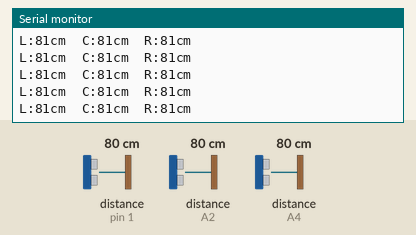
This sketch was run on a simulated Arduino Uno, built with avr-gcc and run on an emulated ATmega328P. Shown: the last lines printed to the serial monitor. The inputs (shaded band) are chosen by the test bench; at power-on: distance to the obstacle (sensors on pin 1, A2, A4) 80 cm. The echo pulse lasts 58.3 µs per cm.

Above: at 1.2 s.
1.3 s: distance to the obstacle (sensor on pin 1) set to 35 cm
At 1.48 s:
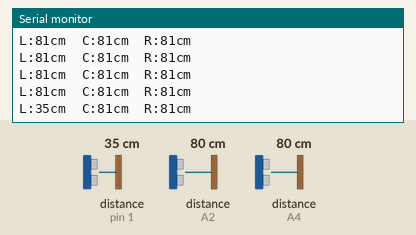
4.3 s: distance to the obstacle (sensor on A2) set to 120 cm
At 4.43 s:
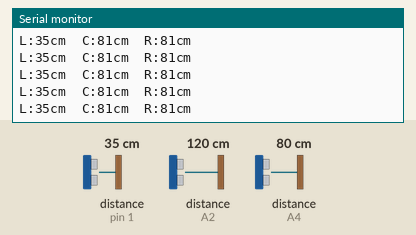
7.3 s: distance to the obstacle (sensor on A4) set to 2 cm
At 7.42 s:
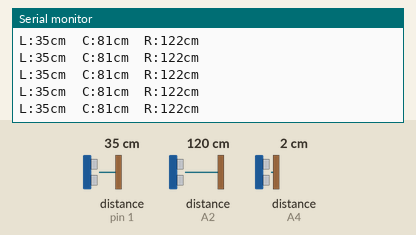
8.8 s: distance to the obstacle (sensor on pin 1) set to 9 cm
At 8.87 s:
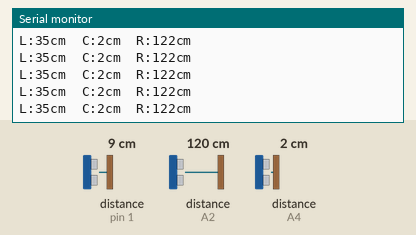
11.8 s: distance to the obstacle (sensor on A4) set to 120 cm
At 11.92 s:
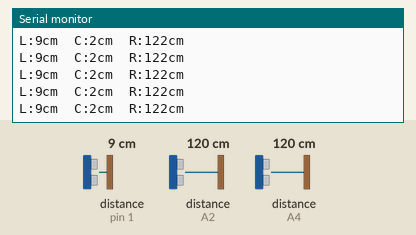
14.8 s: distance to the obstacle (sensor on pin 1) set to 4 cm
At 14.92 s:
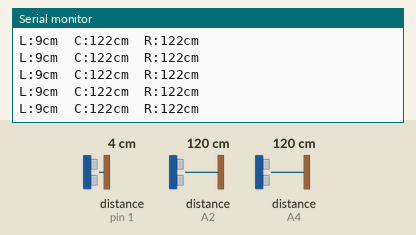
Timing chart, 0 to 17.8 s (numbered marks = the images above; inputs shaded):
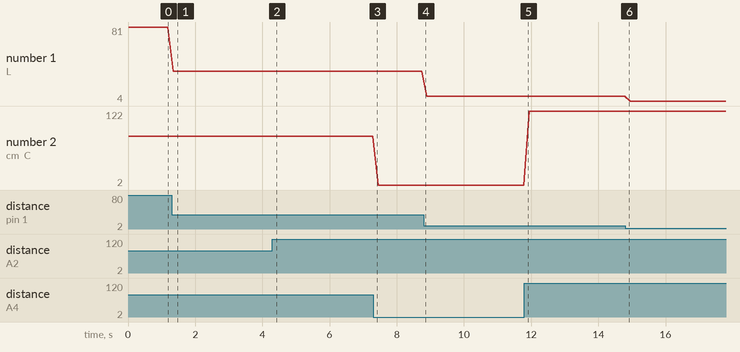

Measured:
- after the input at 1.3 s, the serial monitor: prints a new line at once (image 1)
- plotted number 1: 81 → 35 after the input at 1.3 s, 35 → 9 after the input at 8.8 s, 9 → 4 after the input at 14.8 s
- plotted number 2: 81 → 2 after the input at 7.3 s

The sketch:

distance.ino
```cpp
#include <NewPing.h>

NewPing us1(2, 1, 200);    // Left:   trig D2,  echo D1
NewPing us2(4, A4, 200);   // Center: trig D4,  echo A4
NewPing us3(0, A2, 200);  // Right:  trig D0, echo A2

void setup() {
  Serial.begin(9600);
}

void loop() {
  unsigned int d1 = us1.ping_cm();
  unsigned int d2 = us2.ping_cm();
  unsigned int d3 = us3.ping_cm();

  Serial.print("L:"); Serial.print(d1);
  Serial.print("cm  C:"); Serial.print(d2);
  Serial.print("cm  R:"); Serial.print(d3);
  Serial.println("cm");
  delay(150);
}
```
